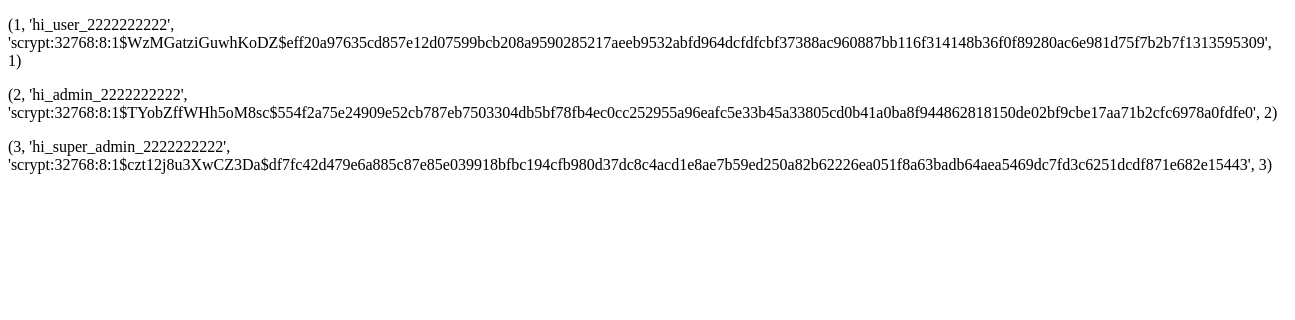
/admin, run on an earlier commit of the app's database.
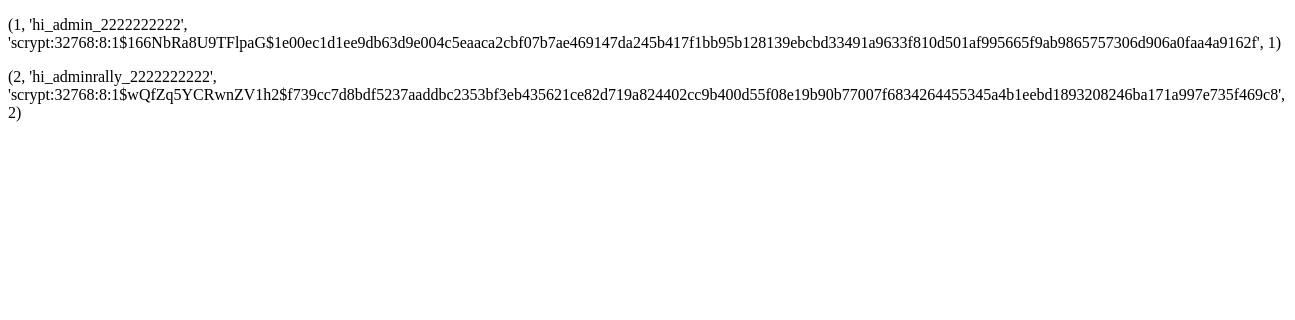
And on a later commit of the database.
### tables this page shows
CREATE TABLE user (
            id iNTEGER PRIMARY KEY AUTOINCREMENT,
            login VARCHAR(1000) NOT NULL,
            password VARCHAR(256) NOT NULL,
            type_user INTEGER,
            FOREIGN KEY (type_user) REFERENCES Type_products(id)
        );

### app.py (the view)
@app.route("/admin")
def admin_page():
    users = database.get_users()
    return render_template("admin.html", users=users)

### database.py (called while the page is built)
def get_users():
    conn = sqlite3.connect("shop.db")
    cursor = conn.cursor()
    cursor.execute("SELECT * FROM user")
    users = cursor.fetchall()
    return users

### templates/admin.html (shortened to what this page needs)
<!DOCTYPE html>
<html lang="en">
<head>
</head>
<body>
    {% for user in users %}
    <p>{{ user }}</p>
    {% endfor %}
</body>
</html>

What changed in the data, as far as the page shows it:
removed user: user "(3, 'hi_super_admin_2222222222', 'scrypt:32768:8:1$czt12j8u3XwCZ3Da$df7fc42d479e6a885c87e85e039918bfbc194cfb980d37dc8c4acd1e8ae7b59ed250a82b62226ea051f8a63badb64aea5469dc7fd3c6251dcdf871e682e15443', 3)"
changed user (number 1 of 2 on the later page): user "(1, 'hi_user_2222222222', 'scrypt:32768:8:1$WzMGatziGuwhKoDZ$eff20a97635cd857e12d07599bcb208a9590285217aeeb9532abfd964dcfdfcbf37388ac960887bb116f314148b36f0f89280ac6e981d75f7b2b7f1313595309', 1)" → "(1, 'hi_admin_2222222222', 'scrypt:32768:8:1$166NbRa8U9TFlpaG$1e00ec1d1ee9db63d9e004c5eaaca2cbf07b7ae469147da245b417f1bb95b128139ebcbd33491a9633f810d501af995665f9ab9865757306d906a0faa4a9162f', 1)"
changed user (number 2 of 2 on the later page): user "(2, 'hi_admin_2222222222', 'scrypt:32768:8:1$TYobZffWHh5oM8sc$554f2a75e24909e52cb787eb7503304db5bf78fb4ec0cc252955a96eafc5e33b45a33805cd0b41a0ba8f944862818150de02bf9cbe17aa71b2cfc6978a0fdfe0', 2)" → "(2, 'hi_adminrally_2222222222', 'scrypt:32768:8:1$wQfZq5YCRwnZV1h2$f739cc7d8bdf5237aaddbc2353bf3eb435621ce82d719a824402cc9b400d55f08e19b90b77007f6834264455345a4b1eebd1893208246ba171a997e735f469c8', 2)"
